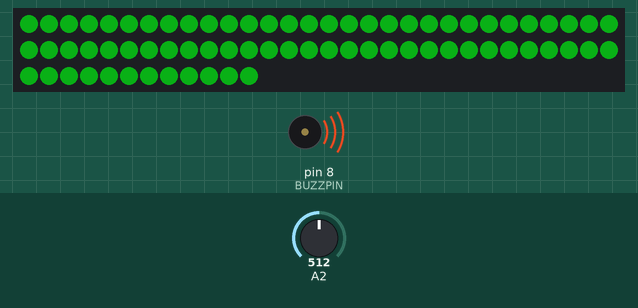
Simulated run of this sketch. Board: Arduino Uno, built with avr-gcc and run on an emulated ATmega328P. Shown: 72 RGB LEDs in strip order, left to right, continuing on the next row, buzzer (waves = sounding). The test bench sets the inputs (shaded band); at power-on: A2 = 512. Dim RGB values are drawn brighter than linear.

Above: at 1.2 s.
1.3 s: A2 set to 716
2.8 s: A2 set to 900
4.3 s: A2 set to 1023
Timing chart, 0 to 7.3 s (numbered marks = the images above; inputs shaded):
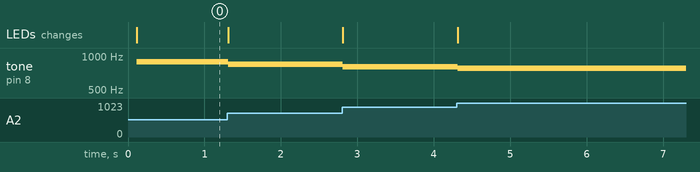

Measured:
- after the input at 1.3 s, tone on pin 8 (BUZZPIN): 888 Hz → 843 Hz at once
- after the input at 2.8 s, tone on pin 8 (BUZZPIN): 843 Hz → 803 Hz at once
- after the input at 4.3 s, tone on pin 8 (BUZZPIN): 803 Hz → 776 Hz at once

The sketch:

LED_Buzzer.ino
```cpp
#include <Adafruit_DotStar.h>
#include <SPI.h>

#define NUMPIXELS 72 // Number of LEDs in strip
#define DATAPIN 10 // LED D
#define CLOCKPIN 9 // LED C
#define BUZZPIN 8 // Buzzer
#define POTPIN 2 // Potentiometer
#define DELAY 100 // mS

Adafruit_DotStar strip(NUMPIXELS, DATAPIN, CLOCKPIN, DOTSTAR_BRG);

class Pot
{
  unsigned long previousMillis;
  long interval;

  int pixel;
  int data_pin;
  int clock_pin;
  int buzz_pin;
  int potValue;
  int pot_pin;

  int r;
  int g;
  int b;
  int f;

  public:
  Pot(int pix, int data, int clock, int buzz, int pot, long delay)
  {
    pixel = pix;
    data_pin = data;
    clock_pin = clock;
    buzz_pin = buzz;
    pot_pin = pot;
    interval = delay;

    previousMillis = 0;

    pinMode(buzz_pin, OUTPUT);
  }

  void Update()
  {
    unsigned long currentMillis = millis();

    if (currentMillis - previousMillis >= interval)
    {
      previousMillis = currentMillis;
      potValue = analogRead(pot_pin);

      r = map(potValue, 0, 4095, 255, 0); //red
      b = map(potValue, 0, 4095, 0, 255); //blue
      g = map(potValue, 0, 4095, 0, 100); //green
      f = map(potValue, 0, 4095, 1000, 100); //buzzer frequency

      strip.begin();
      strip.show();

      for (int i=0; i<NUMPIXELS; i++) {
        // strip.setPixelColor(index, green, red, blue); tested a bit to identify the sequence of RGB;
        strip.setPixelColor(i, g, r, b);
          }
      strip.setBrightness(64);
      strip.show();

      tone(buzz_pin, f, DELAY);
    }
  }
};


Pot control(NUMPIXELS, DATAPIN, CLOCKPIN, BUZZPIN, POTPIN, DELAY);

void setup()
{}

void loop()
{
  control.Update();
}
```
